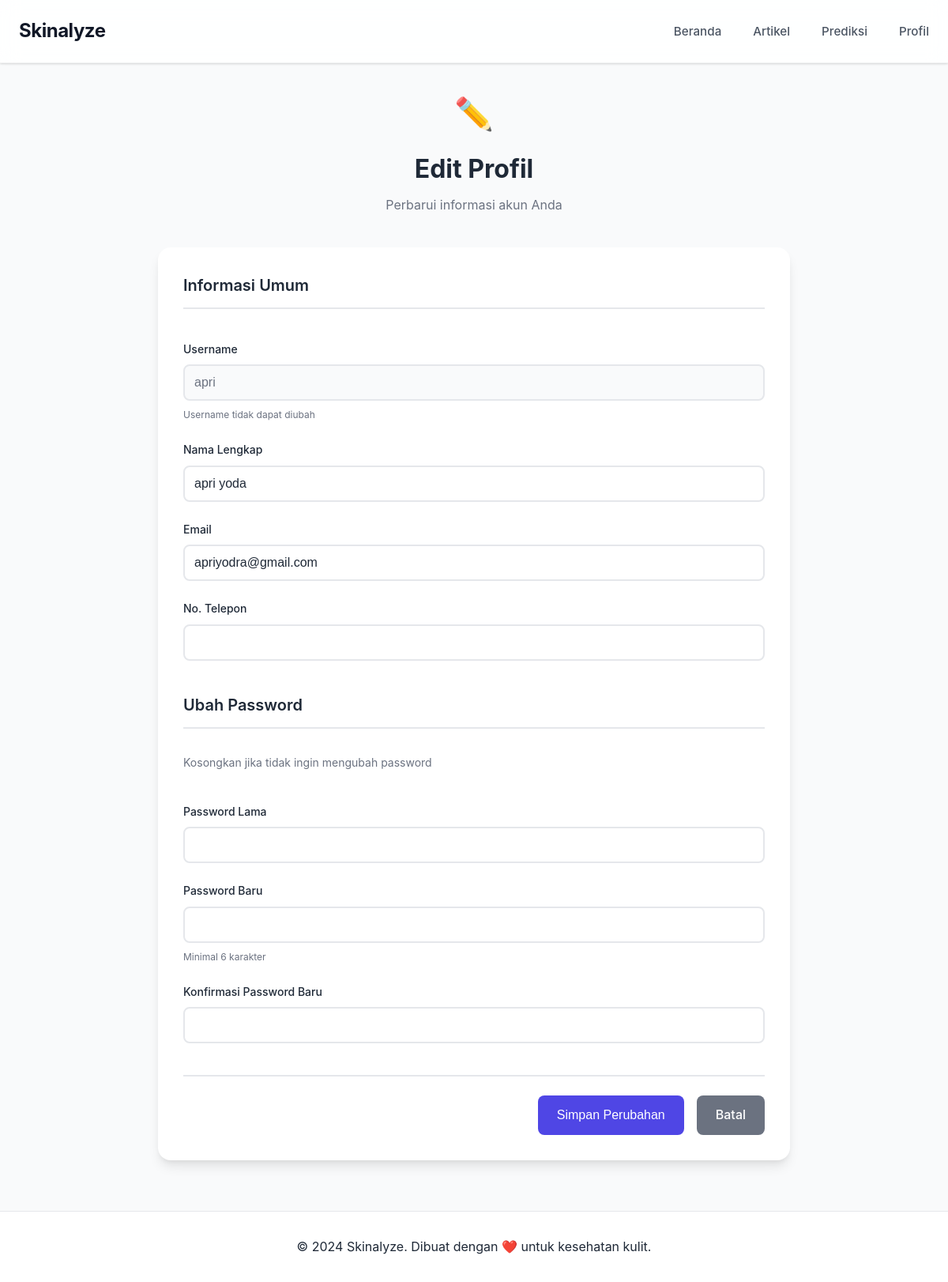
The app's page /profile/edit (signed in) with its own data.
### models.py (models this page shows, shortened)
class User(UserMixin, db.Model):
    __tablename__ = 'users'
    id = db.Column(db.Integer, primary_key=True)
    username = db.Column(db.String(80), unique=True, nullable=False, index=True)
    email = db.Column(db.String(120), unique=True, nullable=False, index=True)
    password_hash = db.Column(db.String(255), nullable=False)
    full_name = db.Column(db.String(100), nullable=True)
    phone = db.Column(db.String(20), nullable=True)
    role = db.Column(db.String(20), nullable=False, default='user')  # 'admin' or 'user'
    created_at = db.Column(db.DateTime, default=datetime.utcnow)
    updated_at = db.Column(db.DateTime, default=datetime.utcnow, onupdate=datetime.utcnow)
    def is_admin(self):
        return self.role == 'admin'

### app.py (the view, shortened to what this page needs)
@app.route('/profile/edit', methods=['GET', 'POST'])
@login_required
def edit_profile():
    return render_template('edit_profile.html', user=current_user)

### app.py (called while the page is built)
@login_manager.user_loader
def load_user(user_id):
    return User.query.get(int(user_id))

### templates/edit_profile.html (shortened to what this page needs)
{% extends "base.html" %}
{% block content %}
<div class="container">
    <div class="page-header">
        <div class="page-header-icon">✏️</div>
        <h1>Edit Profil</h1>
        <p>Perbarui informasi akun Anda</p>
    </div>
    <div class="profile-container">
        <div class="profile-card">
            <form method="POST" class="profile-form">
                <h3 class="form-section-title">Informasi Umum</h3>
                <div class="form-group">
                    <label for="username">Username</label>
                    <input type="text" id="username" value="{{ user.username }}" disabled>
                    <small>Username tidak dapat diubah</small>
                </div>
                <div class="form-group">
                    <label for="full_name">Nama Lengkap</label>
                    <input type="text" id="full_name" name="full_name" value="{{ user.full_name or '' }}">
                </div>
                <div class="form-group">
                    <label for="email">Email</label>
                    <input type="email" id="email" name="email" value="{{ user.email }}" required>
                </div>
                <div class="form-group">
                    <label for="phone">No. Telepon</label>
                    <input type="tel" id="phone" name="phone" value="{{ user.phone or '' }}">
                </div>
                <h3 class="form-section-title">Ubah Password</h3>
                <p class="form-section-note">Kosongkan jika tidak ingin mengubah password</p>
                <div class="form-group">
                    <label for="current_password">Password Lama</label>
                    <input type="password" id="current_password" name="current_password">
                </div>
                <div class="form-group">
                    <label for="new_password">Password Baru</label>
                    <input type="password" id="new_password" name="new_password" minlength="6">
                    <small>Minimal 6 karakter</small>
                </div>
                <div class="form-group">
                    <label for="new_password_confirm">Konfirmasi Password Baru</label>
                    <input type="password" id="new_password_confirm" name="new_password_confirm">
                </div>
                <div class="form-actions">
                    <button type="submit" class="btn btn-primary">Simpan Perubahan</button>
                    <a href="{{ url_for('profile') }}" class="btn btn-secondary">Batal</a>
                </div>
            </form>
        </div>
    </div>
</div>
{% endblock %}

### static/css/styles.css (style rules this page uses)
* { margin: 0; padding: 0; box-sizing: border-box; }
:root { --primary-color: #4f46e5; --primary-dark: #4338ca; --secondary-color: #10b981; --danger-color: #ef4444; --text-primary: #1f2937; --text-secondary: #6b7280; --bg-primary: #ffffff; --bg-secondary: #f9fafb; --border-color: #e5e7eb; --shadow: 0 1px 3px 0 rgba(0, 0, 0, 0.1), 0 1px 2px 0 rgba(0, 0, 0, 0.06); --shadow-lg: 0 10px 15px -3px rgba(0, 0, 0, 0.1), 0 4px 6px -2px rgba(0, 0, 0, 0.05); }
body { font-family: -apple-system, BlinkMacSystemFont, 'Segoe UI', Roboto, 'Helvetica Neue', Arial, sans-serif; line-height: 1.6; color: var(--text-primary); background-color: var(--bg-secondary); min-height: 100vh; display: flex; flex-direction: column; }
.container { max-width: 1200px; margin: 0 auto; padding: 0 2rem; }
.page-header { text-align: center; margin-bottom: 2.5rem; position: relative; }
.page-header-icon { font-size: 2.5rem; margin-bottom: 0.75rem; display: inline-block; animation: pulse 2s ease-in-out infinite; }
.page-header h1 { font-size: 2rem; margin-bottom: 0.5rem; color: var(--text-primary); font-weight: 700; }
.page-header p { font-size: 1rem; color: var(--text-secondary); max-width: 600px; margin: 0 auto; }
.btn { display: inline-block; padding: 0.75rem 1.5rem; border-radius: 0.5rem; font-weight: 500; text-decoration: none; border: none; cursor: pointer; transition: all 0.3s; font-size: 1rem; }
.btn-primary { background: var(--primary-color); color: white; }
.btn-secondary { background: var(--text-secondary); color: white; }
.form-group { display: flex; flex-direction: column; gap: 0.5rem; }
.form-group label { font-weight: 500; color: var(--text-primary); font-size: 0.875rem; }
.form-group input[type="text"], .form-group input[type="email"], .form-group input[type="password"], .form-group input[type="tel"] { padding: 0.75rem; border: 2px solid var(--border-color); border-radius: 0.5rem; font-size: 1rem; transition: all 0.3s; background: var(--bg-primary); color: var(--text-primary); }
.form-group small { font-size: 0.75rem; color: var(--text-secondary); }
.profile-container { max-width: 800px; margin: 0 auto; }
.profile-card { background: var(--bg-primary); border-radius: 1rem; padding: 2rem; box-shadow: var(--shadow-lg); margin-bottom: 2rem; }
.profile-form { display: flex; flex-direction: column; gap: 1.5rem; }
.form-section-title { font-size: 1.25rem; font-weight: 600; color: var(--text-primary); margin-top: 1rem; margin-bottom: 1rem; padding-bottom: 0.75rem; border-bottom: 2px solid var(--border-color); }
.form-section-title:first-child { margin-top: 0; }
.form-section-note { color: var(--text-secondary); font-size: 0.875rem; margin-top: -0.5rem; margin-bottom: 1rem; }
.form-group input[type="text"]:disabled, .form-group input[type="email"]:disabled { background: var(--bg-secondary); color: var(--text-secondary); cursor: not-allowed; }
.form-actions { display: flex; gap: 1rem; justify-content: flex-end; margin-top: 1rem; padding-top: 1.5rem; border-top: 2px solid var(--border-color); }
body { padding-top: 80px !important; }

### records on screen
User: username "apri", full_name "apri yoda", email "apriyodra@gmail.com"
